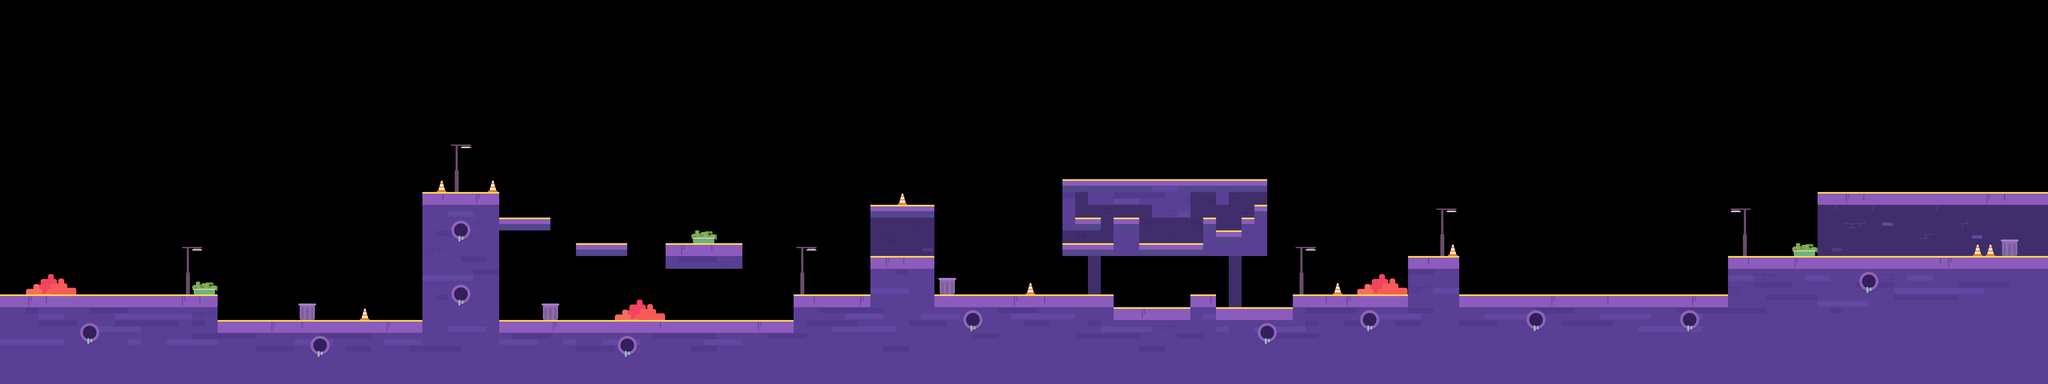

The image is a tile-based game level rendered from a .tmx file. Its description and source (layers, tilesets, objects; grid data summarised) follow:
An orthogonal 160x30 tile map with 80x80 px tiles, 8 tile layers (dixing, dimian, dixingzhuangshi, dixingzhuangshi01, ...).

<map version="1.0" orientation="orthogonal" renderorder="right-down" width="160" height="30" tilewidth="80" tileheight="80">
 <tileset firstgid="1" name="bj_2_1" tilewidth="80" tileheight="80">
  <image source="bj_2_1.png" width="1040" height="640" />
 </tileset>
 <layer name="dixing" width="160" height="30">
  <data>[4800 cells, 1413 non-empty, 3 distinct tile ids]</data>
 </layer>
 <layer name="dimian" width="160" height="30">
  <data>[4800 cells, 218 non-empty, 2 distinct tile ids]</data>
 </layer>
 <layer name="dixingzhuangshi" width="160" height="30">
  <data>[4800 cells, 190 non-empty, 13 distinct tile ids]</data>
 </layer>
 <layer name="dixingzhuangshi01" width="160" height="30">
  <data>[4800 cells, 118 non-empty, 1 distinct tile ids]</data>
 </layer>
 <layer name="dixingzhuangshi02" width="160" height="30">
  <data>[4800 cells, 44 non-empty, 4 distinct tile ids]</data>
 </layer>
 <layer name="dimianzhuangshi" width="160" height="30">
  <data>[4800 cells, 34 non-empty, 2 distinct tile ids]</data>
 </layer>
 <layer name="zhuangshi01" width="160" height="30">
  <data>[4800 cells, 55 non-empty, 15 distinct tile ids]</data>
 </layer>
 <layer name="zhuangshi02" width="160" height="30">
  <data>[4800 cells, 48 non-empty, 8 distinct tile ids]</data>
 </layer>
</map>
